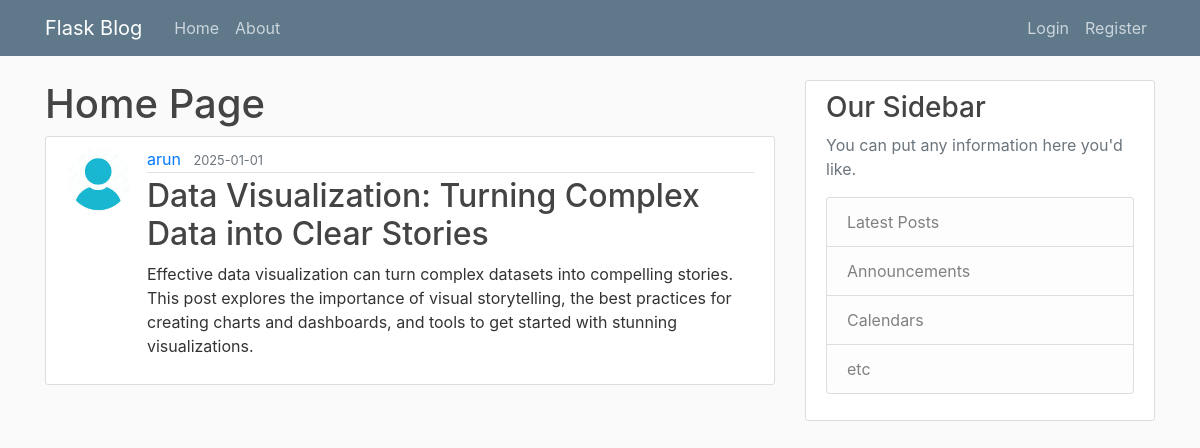
/post/15, run on the app's committed database.
### flaskblog/models.py (models this page shows, shortened)
class User(db.Model, UserMixin):
    id = db.Column(db.Integer, primary_key=True)
    username = db.Column(db.String(20), unique=True, nullable=False)
    email = db.Column(db.String(120), unique=True, nullable=False)
    image_file = db.Column(db.String(20), nullable=False, default='default.jpg')
    password = db.Column(db.String(60), nullable=False)
    posts = db.relationship('Post', backref='author', lazy=True)

class Post(db.Model, UserMixin):
    id = db.Column(db.Integer, primary_key=True)
    title = db.Column(db.String(100), nullable=False)
    date_posted = db.Column(db.DateTime, nullable=False, default=datetime.utcnow)
    content = db.Column(db.Text, nullable=False)
    user_id = db.Column(db.Integer, db.ForeignKey('user.id'), nullable=False)

### flaskblog/routes.py (the view)
@app.route('/post/<int:post_id>')
def post(post_id):
    post = Post.query.get_or_404(post_id)
    return render_template('post.html', title=post.title, post=post)

### flaskblog/templates/post.html (shortened to what this page needs)
{% extends "layout.html" %}
{% block content %}
    <h1>Home Page</h1>
    <article class="media content-section">
        <img class="rounded-circle article-img" src="{{ url_for('static', filename='profile_pics/' + post.author.image_file) }}">
        <div class="media-body">
        <div class="article-metadata">
            <a class="mr-2" href="{{url_for('user_posts',username=post.author.username)}}">{{ post.author.username }}</a>
            <small class="text-muted">{{ post.date_posted.strftime('%Y-%m-%d') }}</small>
        </div>
        <h2>{{ post.title }}</h2>
        <p class="article-content">{{ post.content }}</p>
        </div>
    </article>
{% endblock content%}

### flaskblog/static/main.css (style rules this page uses)
body { background: #fafafa; color: #333333; margin-top: 5rem; }
h1, h2, h3, h4, h5, h6 { color: #444444; }
.content-section { background: #ffffff; padding: 10px 20px; border: 1px solid #dddddd; border-radius: 3px; margin-bottom: 20px; }
.article-content { white-space: pre-line; }
.article-img { height: 65px; width: 65px; margin-right: 16px; }
.article-metadata { padding-bottom: 1px; margin-bottom: 4px; border-bottom: 1px solid #e3e3e3 }

### data on the page
User: image_file (placeholder picture), author.username "arun"
Post: date_posted "2025-01-01", title "Data Visualization: Turning Complex Data into Clear Stories", content "Effective data visualization can turn complex datasets into compelling stories. This post explores the importance of visual storytelling, the best practices for creating charts and dashboards, and tools to get started with stunning visualizations."
